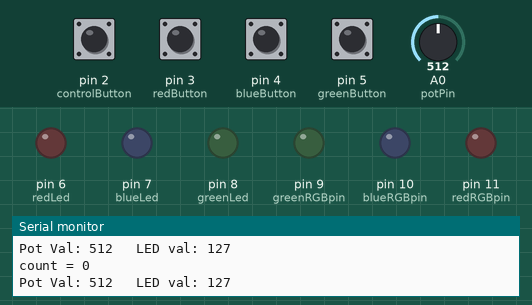
Recording of a sketch running on a simulated Arduino Uno, built with avr-gcc and run on an emulated ATmega328P. Parts: output pins drawn as LEDs (lit = HIGH), the last lines printed to the serial monitor. The test bench sets the inputs (shaded band); at power-on: pin 2 (controlButton), pin 3 (redButton), pin 4 (blueButton), pin 5 (greenButton) LOW, A0 (potPin) = 512.

Above: at 1.2 s.
1.3 s: pin 3 (redButton) pulled HIGH for 0.15 s
At 2.5 s:
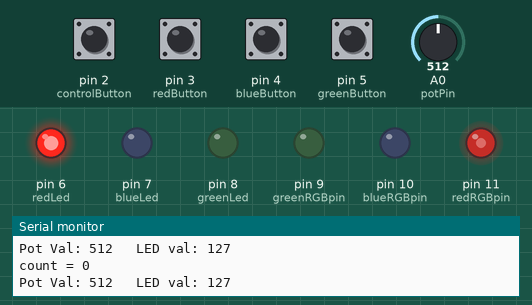
2.9 s: A0 (potPin) set to 0
At 3.2 s:
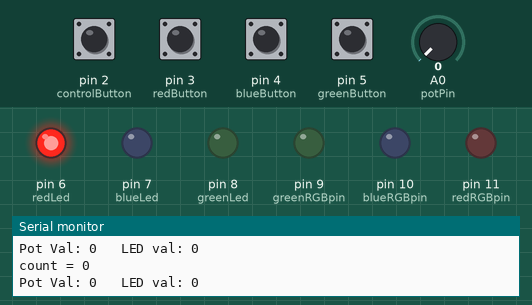
4.4 s: pin 5 (greenButton) pulled HIGH for 0.15 s
At 5.6 s:
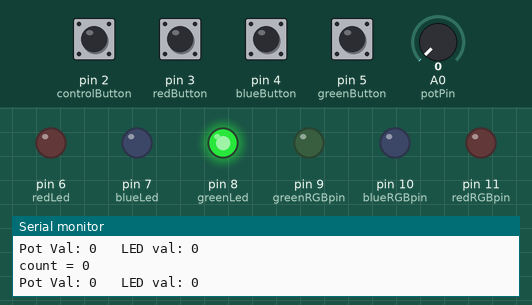
6.0 s: pin 4 (blueButton) pulled HIGH for 0.15 s
At 6.6 s:
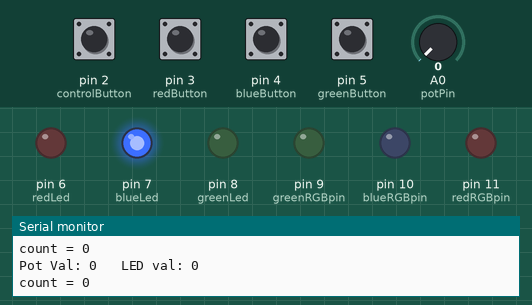
7.6 s: A0 (potPin) set to 122
At 8.0 s:
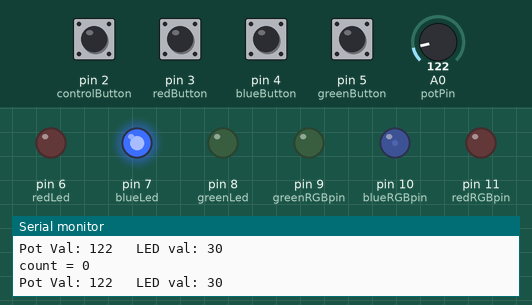
9.1 s: pin 2 (controlButton) pulled HIGH for 0.15 s
At 10.1 s:
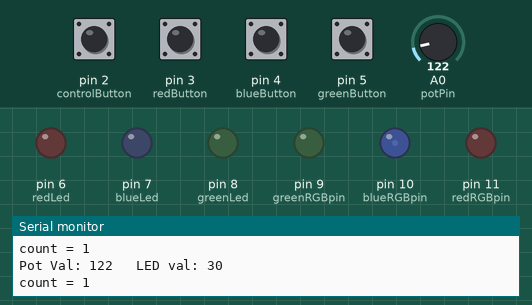
Timing chart, 0 to 11.7 s (numbered marks = the images above; inputs shaded):
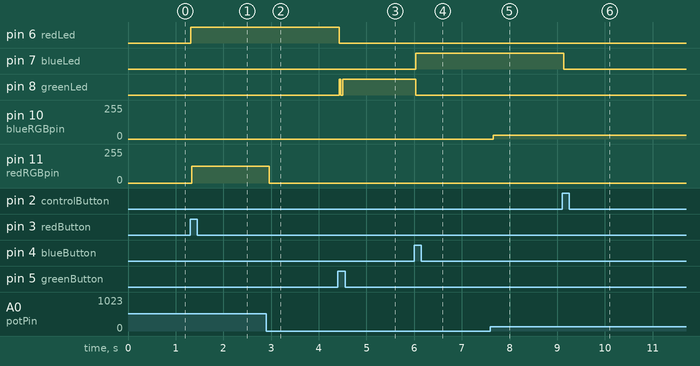

Measured:
- after the input at 1.3 s, pin 6 (redLed): LOW → HIGH at once; pin 11 (redRGBpin): 0/255 → 127/255 at once
- after the input at 2.9 s, pin 11 (redRGBpin): 127/255 → 0/255 after 0.06 s
- after the input at 4.4 s, pin 6 (redLed): HIGH → LOW at once; pin 8 (greenLed): LOW → HIGH at once, → LOW 0.04 s later, → HIGH 0.04 s later
- after the input at 6.0 s, pin 7 (blueLed): LOW → HIGH at once; pin 8 (greenLed): HIGH → LOW at once
- after the input at 7.6 s, pin 10 (blueRGBpin): 0/255 → 30/255 after 0.06 s
- after the input at 9.1 s, pin 7 (blueLed): HIGH → LOW at once

The sketch:

LEDfun.ino
```cpp
/* A program that changes the color of a RGB LED depending on which button is pressed.
 * The value written to the R, G, or B depends on the value of a potentiometer.
 * Full video of the circuit: https://www.youtube.com/watch?v=rthQdZFWuiM
 * - Tyler Ikehara 2020
*/

//declaring pin numbers
int redRGBpin = 11;
int blueRGBpin = 10;
int greenRGBpin = 9;

int redVal = 0;
int blueVal = 0;
int greenVal = 0;

const int potPin = A0;

int greenButton = 5;
int blueButton = 4;
int redButton = 3;
int controlButton = 2;

int greenLed = 8;
int blueLed = 7;
int redLed = 6;

//initializing variables
int blueState = 0;
int redState = 0;
int greenState = 0;
int controlState = 0;

int pinVal = 0;
int colorVal = 0;

int count =0;
void setup() { //setting up serial monitor and pinmodes of the LEDs and buttons
  Serial.begin(9600);
  pinMode(redRGBpin, OUTPUT);
  pinMode(blueRGBpin, OUTPUT);
  pinMode(greenRGBpin, OUTPUT);
  pinMode(greenButton, INPUT);
  pinMode(blueButton, INPUT);
  pinMode(redButton, INPUT);
  pinMode(controlButton, INPUT);
  pinMode(greenLed, OUTPUT);
  pinMode(blueLed, OUTPUT);
  pinMode(redLed, OUTPUT);
//setting the intial values of the RGB LED to 0, and setting the other LEDs to be off
  analogWrite(redRGBpin, redVal);
  analogWrite(blueRGBpin, blueVal);
  analogWrite(greenRGBpin, greenVal);
  digitalWrite(greenLed, LOW);
  digitalWrite(blueLed, LOW);
  digitalWrite(redLed, LOW);
}

void loop() { //determines which button is being pressed
  blueState = digitalRead(blueButton);
  greenState = digitalRead(greenButton);
  redState = digitalRead(redButton);
  controlState = digitalRead(controlButton);
  if(blueState == HIGH){ //depending on which button is pressed, the same colored LED turns on
    reset();
    digitalWrite(blueLed, HIGH);
    pinVal = blueRGBpin; //the pin that we will edit later is changed to the pin of the certain color of the RGB LED
  }
  if(greenState == HIGH){
    reset();
    digitalWrite(greenLed, HIGH);
    pinVal = greenRGBpin;
  }
  if(redState == HIGH){
    reset();
    digitalWrite(redLed, HIGH);
    pinVal = redRGBpin;
  }
  if(greenState == HIGH){
    reset();
    digitalWrite(greenLed, HIGH);
    pinVal = greenRGBpin;
  }
  if(controlState == HIGH){ //if the control button is held for a certain time, the program turns everything back off
    if(count <4){
      reset();
    }
    count ++;
    pinVal = 0;
    colorVal= 0;
    if(count >=4){ //code to write the RGB LED all to 0
      analogWrite(redRGBpin, colorVal);
      analogWrite(blueRGBpin, colorVal);
      analogWrite(greenRGBpin, colorVal);
      count = 0;
    }
    delay(500);
  }
  colorVal = LedVal(); //determines the value that the potentiometer reads
  analogWrite(pinVal, colorVal);  //writes the value to the pin that was selected above
  Serial.print("count = ");
  Serial.println(count);
}

int LedVal(){ //function that updates the value of the RGB LED
   int potVal = analogRead(A0); //reads the value of the potentiometer
   int led = map(potVal, 0, 1023, 0, 255); //maps the values of the potentiometer to the RGB range
   Serial.print("Pot Val: ");
   Serial.print(potVal);
   Serial.print("\t LED val: ");
   Serial.println(led);
   return(led); //returns the remapped value
}

void reset(){ //simple code to turn all of the other LEDs off
  digitalWrite(blueLed, LOW);
  digitalWrite(greenLed, LOW);
  digitalWrite(redLed, LOW);
}
```
